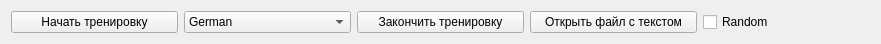
   <widget class="QWidget" name="layoutWidget">
    <property name="geometry">
     <rect>
      <x>10</x>
      <y>20</y>
      <width>881</width>
      <height>41</height>
     </rect>
    </property>
    <layout class="QHBoxLayout" name="horizontalLayout_2">
     <item>
      <widget class="QPushButton" name="bnt_start">
       <property name="text">
        <string>Начать тренировку</string>
       </property>
      </widget>
     </item>
     <item>
      <widget class="QComboBox" name="comboBox">
       <item>
        <property name="text">
         <string>German</string>
        </property>
       </item>
       <item>
        <property name="text">
         <string>French</string>
        </property>
       </item>
       <item>
        <property name="text">
         <string>Arabic</string>
        </property>
       </item>
       <item>
        <property name="text">
         <string>English</string>
        </property>
       </item>
       <item>
        <property name="text">
         <string>Belarusian</string>
        </property>
       </item>
       <item>
        <property name="text">
         <string>Hebrew</string>
        </property>
       </item>
       <item>
        <property name="text">
         <string>Сhinesse</string>
        </property>
       </item>
      </widget>
     </item>
     <item>
      <widget class="QPushButton" name="bnt_end">
       <property name="text">
        <string>Закончить тренировку</string>
       </property>
      </widget>
     </item>
     <item>
      <widget class="QPushButton" name="pushButton">
       <property name="styleSheet">
        <string notr="true"/>
       </property>
       <property name="text">
        <string>Открыть файл с текстом</string>
       </property>
      </widget>
     </item>
     <item>
      <widget class="QCheckBox" name="checkBox">
       <property name="text">
        <string>Random</string>
       </property>
      </widget>
     </item>
    </layout>
   </widget>
